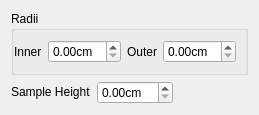
                         <widget class="QWidget" name="page_9">
                          <layout class="QVBoxLayout" name="verticalLayout_54">
                           <item>
                            <widget class="QGroupBox" name="radiiGroupBox_2">
                             <property name="title">
                              <string>Radii</string>
                             </property>
                             <layout class="QHBoxLayout" name="horizontalLayout_61">
                              <property name="leftMargin">
                               <number>0</number>
                              </property>
                              <item>
                               <widget class="QLabel" name="innerRadiiLabel_3">
                                <property name="text">
                                 <string>Inner</string>
                                </property>
                               </widget>
                              </item>
                              <item>
                               <widget class="ExponentialSpinBox" name="containerInnerRadiiSpinBox">
                                <property name="sizePolicy">
                                 <sizepolicy hsizetype="Expanding" vsizetype="Fixed">
                                  <horstretch>0</horstretch>
                                  <verstretch>0</verstretch>
                                 </sizepolicy>
                                </property>
                                <property name="suffix">
                                 <string>cm</string>
                                </property>
                               </widget>
                              </item>
                              <item>
                               <widget class="QLabel" name="outerRadiiLabel_3">
                                <property name="text">
                                 <string>Outer</string>
                                </property>
                               </widget>
                              </item>
                              <item>
                               <widget class="ExponentialSpinBox" name="containerOuterRadiiSpinBox">
                                <property name="sizePolicy">
                                 <sizepolicy hsizetype="Expanding" vsizetype="Fixed">
                                  <horstretch>0</horstretch>
                                  <verstretch>0</verstretch>
                                 </sizepolicy>
                                </property>
                                <property name="suffix">
                                 <string>cm</string>
                                </property>
                               </widget>
                              </item>
                             </layout>
                            </widget>
                           </item>
                           <item>
                            <layout class="QHBoxLayout" name="horizontalLayout_62">
                             <property name="leftMargin">
                              <number>0</number>
                             </property>
                             <item>
                              <widget class="QLabel" name="sampleHeightLabel_3">
                               <property name="sizePolicy">
                                <sizepolicy hsizetype="Preferred" vsizetype="Fixed">
                                 <horstretch>0</horstretch>
                                 <verstretch>0</verstretch>
                                </sizepolicy>
                               </property>
                               <property name="text">
                                <string>Sample Height</string>
                               </property>
                              </widget>
                             </item>
                             <item>
                              <widget class="ExponentialSpinBox" name="containerSampleHeightSpinBox">
                               <property name="sizePolicy">
                                <sizepolicy hsizetype="Expanding" vsizetype="Fixed">
                                 <horstretch>0</horstretch>
                                 <verstretch>0</verstretch>
                                </sizepolicy>
                               </property>
                               <property name="suffix">
                                <string>cm</string>
                               </property>
                              </widget>
                             </item>
                             <item>
                              <spacer name="horizontalSpacer_4">
                               <property name="orientation">
                                <enum>Qt::Horizontal</enum>
                               </property>
                               <property name="sizeHint" stdset="0">
                                <size>
                                 <width>40</width>
                                 <height>20</height>
                                </size>
                               </property>
                              </spacer>
                             </item>
                            </layout>
                           </item>
                          </layout>
                         </widget>
